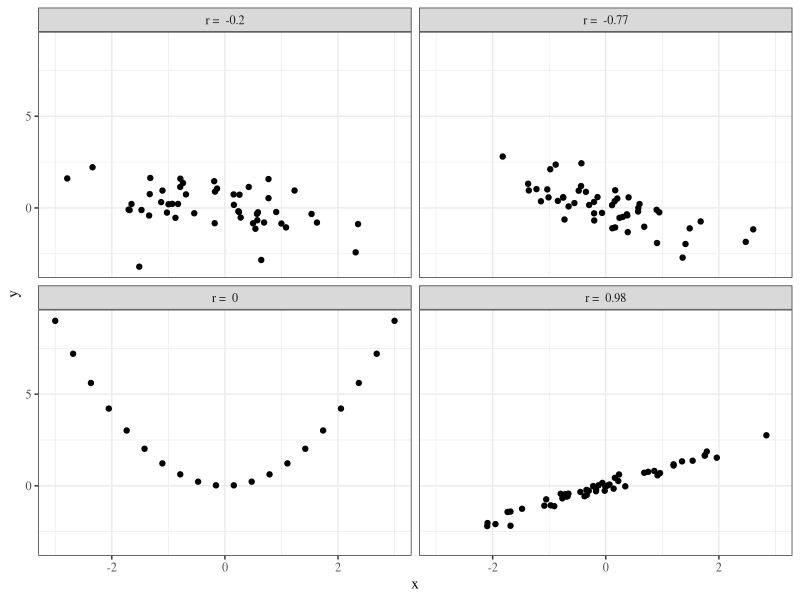
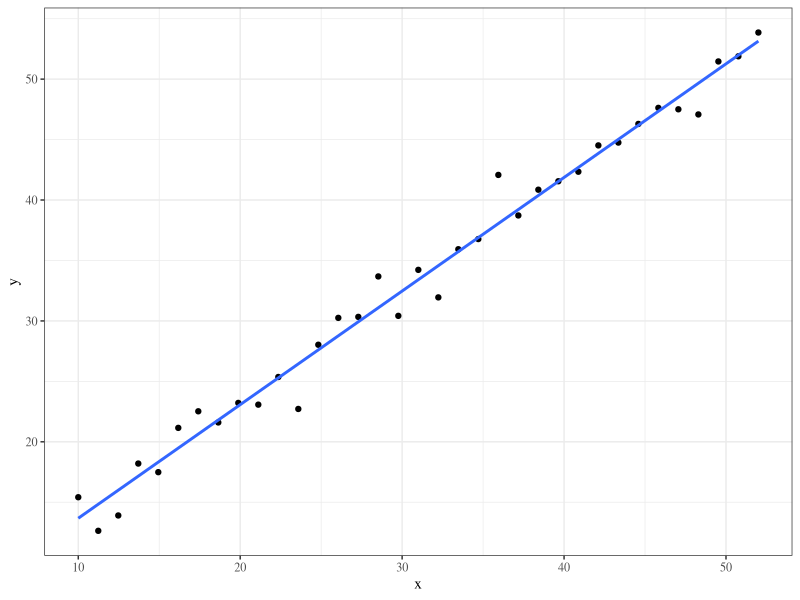
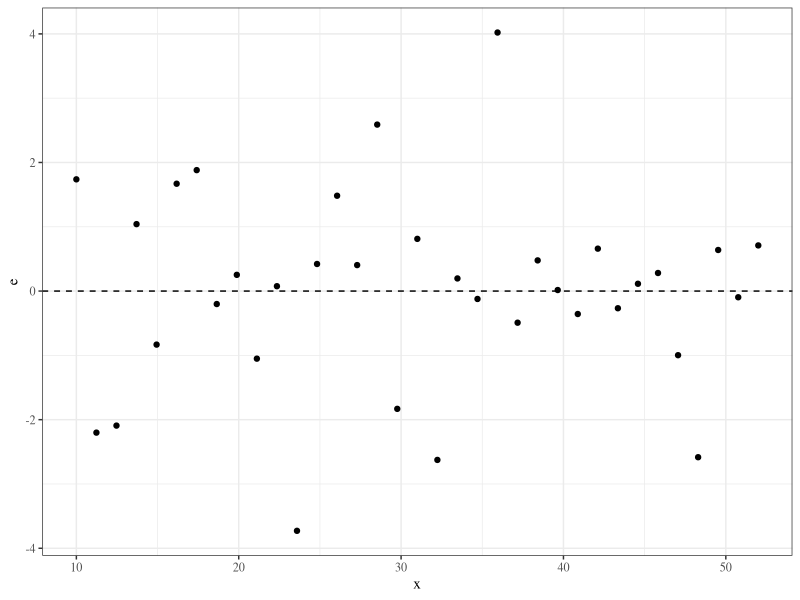
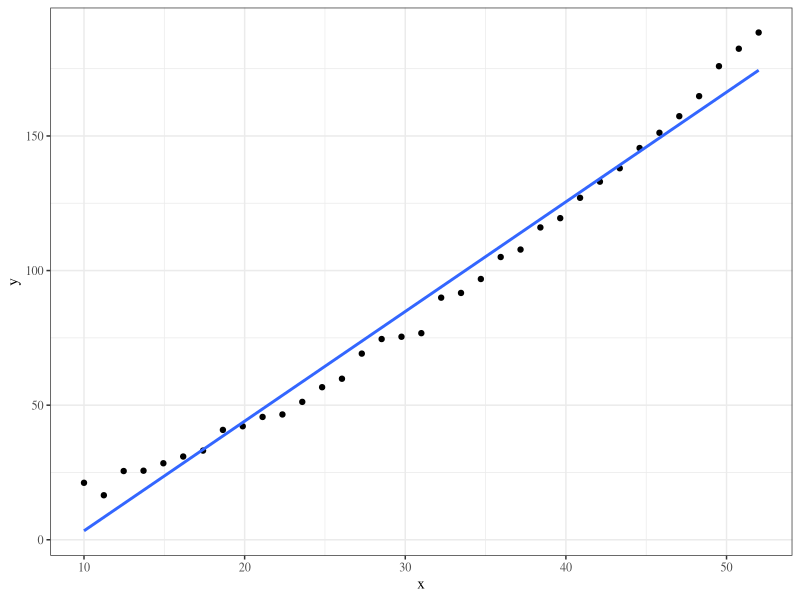
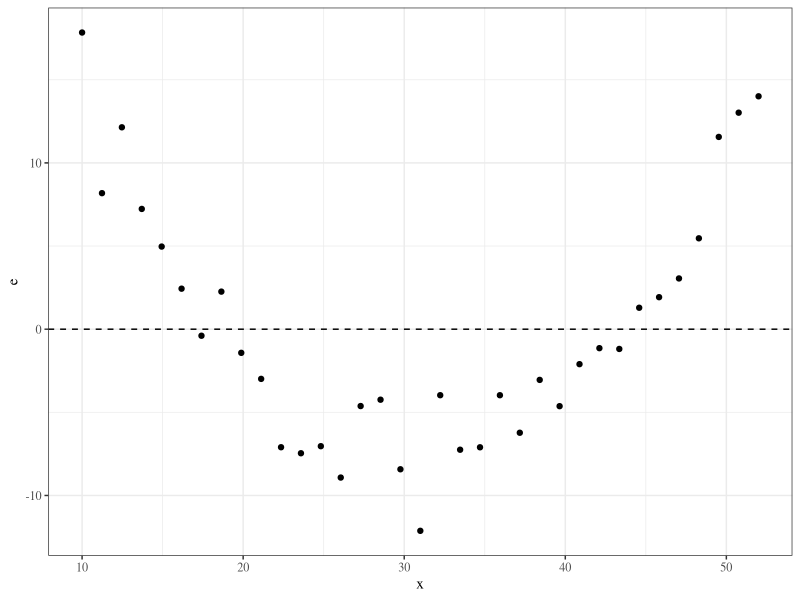
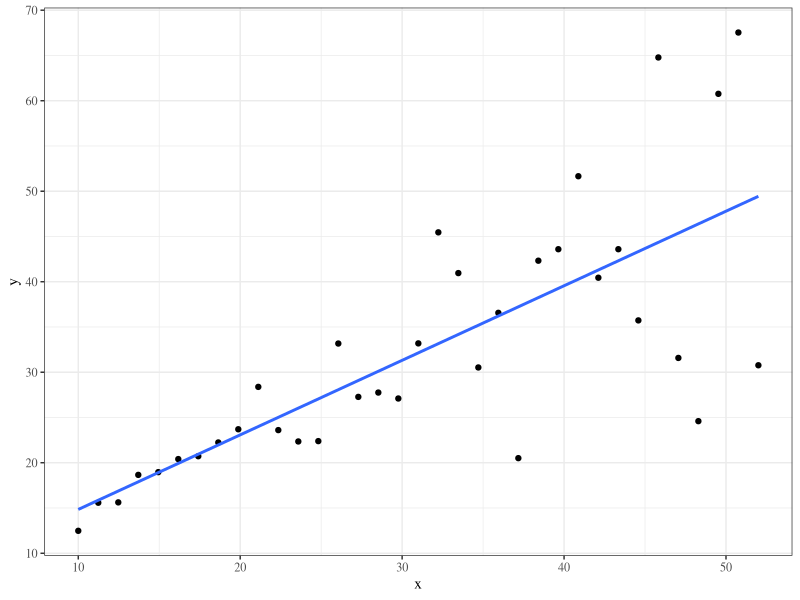
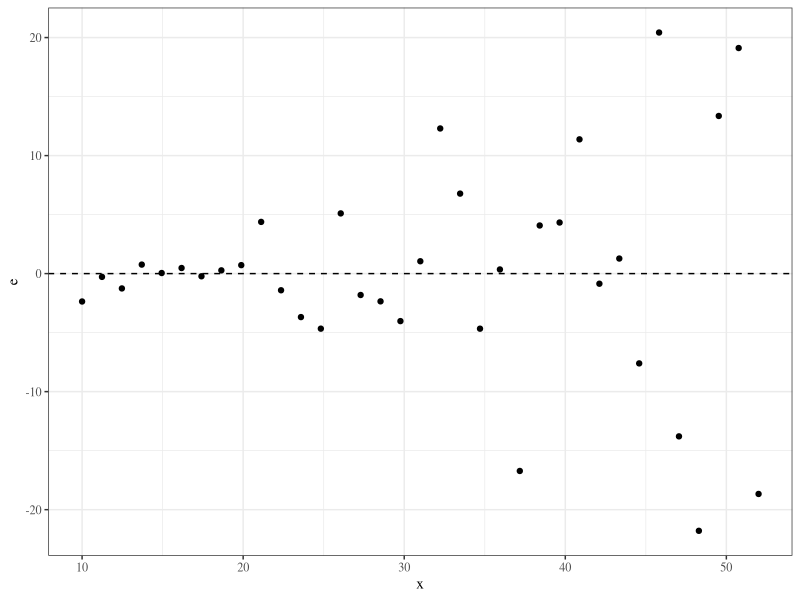
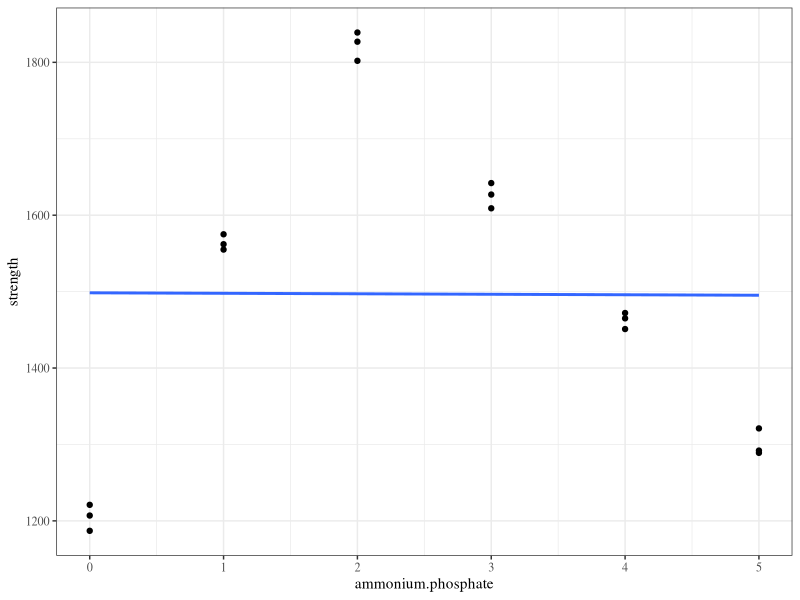

Recreate these plots in R, in order.
## ---- chunk 1
library(knitr)
library(tidyverse)
library(xtable)
library(MASS)

knitr::opts_chunk$set(echo=FALSE, message=FALSE, warning=FALSE, fig.height = 2)
theme_set(theme_bw(base_family = "serif"))

set.seed(305)
## ---- chunk 2
hardness <- data.frame(time = c(32, 72, 64, 48, 16, 40, 80, 56),
                      hardness = c(230, 323, 298, 255, 199, 248, 359, 305))

print(xtable(t(hardness), digits = 0), include.colnames = FALSE, comment = FALSE)

## ---- chunk 3
hardness %>%
  rename(x = time,
         y = hardness) %>%
  mutate(`$xy$` = x*y,
         `$x^2$` = x^2,
         `$y^2$` = y^2) %>%
  rename(`$x$` = x,
         `$y$` = y) %>%
  xtable(digits = 0) %>%
  print(include.rownames = FALSE, sanitize.colnames.function = identity)
## ---- chunk 4
example_dat <- data.frame(gamma = c(.98, -.77, -0.2))

example_dat %>%
  group_by(gamma) %>%
  do(data.frame(mvrnorm(50, rep(0, 2), matrix(c(1, .$gamma, .$gamma, 1), nrow=2)))) %>%
  bind_rows(data.frame(gamma = 0, 
                       X1 = seq(-3, 3, length.out = 20), 
                       X2 = seq(-3, 3, length.out = 20)^2)) %>%
  ungroup() %>%
  mutate(gamma = paste("r = ", gamma)) %>%
  ggplot() +
  geom_point(aes(X1, X2)) +
  facet_wrap(~gamma) +
  xlab("x") + ylab("y")
## ---- chunk 5
b0 <- 4.67
b1 <- .92

perfect <- data.frame(x = seq(10, 52, length.out = 35)) %>%
  mutate(y = b0 + b1*x + rnorm(n(), 0, 2))

pattern <- data.frame(x = seq(10, 52, length.out = 35)) %>%
  mutate(y = b0 + b1*x + .05*x^2 + rnorm(n(), 0, 2))

fan <- data.frame(x = seq(10, 52, length.out = 35)) %>%
  mutate(y = b0 + b1*x + (x/20)^2*rnorm(n(), 0, 2))

ggplot(perfect, aes(x, y)) + geom_point() + geom_smooth(method = "lm", se = FALSE)

qplot(perfect$x, lm(y ~ x, data = perfect)$residuals, geom = "point") + xlab("x") + ylab("e") + geom_hline(aes(yintercept=0), lty=2)
## ---- chunk 6
ggplot(pattern, aes(x, y)) + geom_point() + geom_smooth(method = "lm", se = FALSE)

qplot(pattern$x, lm(y ~ x, data = pattern)$residuals, geom = "point") + xlab("x") + ylab("e") + geom_hline(aes(yintercept=0), lty=2)
## ---- chunk 7
ggplot(fan, aes(x, y)) + geom_point() + geom_smooth(method = "lm", se = FALSE)

qplot(fan$x, lm(y ~ x, data = fan)$residuals, geom = "point") + xlab("x") + ylab("e") + geom_hline(aes(yintercept=0), lty=2)


## ---- chunk 8
cylinders <- read_csv("../../data/cylinders.csv")

cbind(cylinders[1:9,], cylinders[10:18,]) %>%
  xtable(caption="Additive concentrations and compressive strengths for fly ash cylinders.") %>%
  print(comment=FALSE, include.rownames=FALSE)
## ---- chunk 9
ggplot(cylinders, aes(ammonium.phosphate, strength)) +
  geom_point() +
  geom_smooth(method = "lm", se = FALSE)
## ---- chunk 10
cyl_m0 <- lm(strength ~ ammonium.phosphate, data = cylinders)

qplot(cylinders$ammonium.phosphate, cyl_m0$residuals, geom="point") +
  geom_hline(aes(yintercept=0)) +
  ylab("e") + xlab("x")


qplot(sample = cyl_m0$residuals)

## ---- chunk 11
cyl_m1 <- lm(strength ~ ammonium.phosphate + I(ammonium.phosphate^2), data = cylinders)

summary(cyl_m1)
## ---- chunk 12
x <- seq(min(cylinders$ammonium.phosphate), max(cylinders$ammonium.phosphate), length.out = 100)
y_hat_quad <- predict(cyl_m1, data.frame(ammonium.phosphate = x))

ggplot() +
  geom_point(aes(ammonium.phosphate, strength), data = cylinders) +
  geom_line(aes(x, y_hat_quad), colour = "blue") +
  xlab("Percent ammonium phosphate") +
  ylab("Compressive strength (psi)")
## ---- chunk 13

qplot(cylinders$ammonium.phosphate, cyl_m1$residuals, geom="point") +
  geom_hline(aes(yintercept=0)) +
  ylab("e") + xlab("x")


qplot(sample = cyl_m1$residuals)

## ---- chunk 14
cyl_m2 <- lm(strength ~ ammonium.phosphate + I(ammonium.phosphate^2) + I(ammonium.phosphate^3), data = cylinders)

summary(cyl_m2)
## ---- chunk 15
y_hat_cubic <- predict(cyl_m2, data.frame(ammonium.phosphate = x))

ggplot() +
  geom_point(aes(ammonium.phosphate, strength), data = cylinders) +
  geom_line(aes(x, y_hat_cubic), colour = "blue") +
  xlab("Percent ammonium phosphate") +
  ylab("Compressive strength (psi)")
## ---- chunk 16

qplot(cylinders$ammonium.phosphate, cyl_m2$residuals, geom="point") +
  geom_hline(aes(yintercept=0)) +
  ylab("e") + xlab("x")


qplot(sample = cyl_m2$residuals)

## ---- chunk 17
rivers <- read_csv("../../data/rivers.csv")
## ---- chunk 18
rivers_m0 <- lm(Y ~ X1, data = rivers)

summary(rivers_m0)
## ---- chunk 19
ggplot(aes(X1, Y), data = rivers) +
  geom_point() +
  geom_smooth(method = "lm", se = FALSE) +
  xlab("Percent agriculture") +
  ylab("Mean nitrogen concentration (mg/liter)")
## ---- chunk 20

qplot(rivers$X1, rivers_m0$residuals, geom="point") +
  geom_hline(aes(yintercept=0)) +
  ylab("e") + xlab("x")


qplot(sample = rivers_m0$residuals)

## ---- chunk 21
rivers_m1 <- lm(Y ~ X1 + X2 + X3 + X4, data = rivers)

summary(rivers_m1)
## ---- chunk 22

rivers_pred <- data.frame(Y_hat = rivers_m1$fitted.values,
                          e = rivers_m1$residuals) %>%
  bind_cols(rivers)


ggplot(aes(Y_hat, Y), data = rivers_pred) +
  geom_point() +
  geom_smooth(method = "lm", se = FALSE) +
  xlab("Predicted Mean nitrogen concentration (mg/liter)") +
  ylab("Mean nitrogen concentration (mg/liter)")
## ---- chunk 23

rivers_pred %>%
  dplyr::select(-river, -Y) %>%
  gather(variable, value, -e) %>%
  ggplot() +
  geom_point(aes(value, e)) +
  geom_hline(aes(yintercept=0), lty=2) +
  facet_wrap(~variable, scales = "free_x") 
  

qplot(sample = rivers_m1$residuals)

## ---- chunk 24
rivers_m2 <- lm(Y ~ X1 + X2 + X3 + X4 + I(X4^2), data = rivers)

summary(rivers_m2)
## ---- chunk 25

rivers_pred2 <- data.frame(Y_hat = rivers_m2$fitted.values,
                          e = rivers_m2$residuals) %>%
  bind_cols(rivers)


ggplot(aes(Y_hat, Y), data = rivers_pred2) +
  geom_point() +
  geom_smooth(method = "lm", se = FALSE) +
  xlab("Predicted Mean nitrogen concentration (mg/liter)") +
  ylab("Mean nitrogen concentration (mg/liter)")
## ---- chunk 26

rivers_pred2 %>%
  dplyr::select(-river, -Y) %>%
  mutate(X4_square = X4^2) %>%
  gather(variable, value, -e) %>%
  ggplot() +
  geom_point(aes(value, e)) +
  geom_hline(aes(yintercept=0), lty=2) +
  facet_wrap(~variable, scales = "free_x") 
  

qplot(sample = rivers_m2$residuals)

## ---- chunk 27
dat <- mvrnorm(10, c(0, 0), Sigma = matrix(c(1,.9,.9, 1), nrow=2))
qplot(dat[,1], dat[,2]) +
  xlab("x") + ylab("y")
